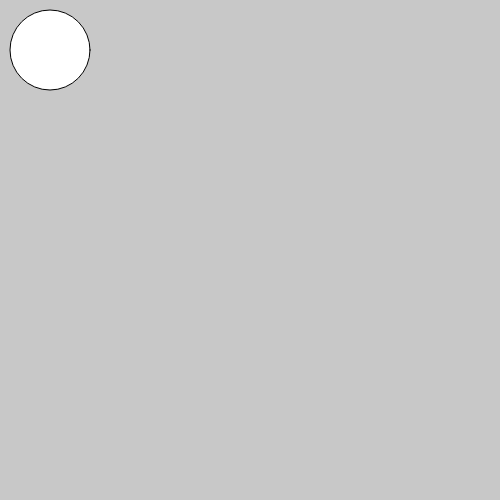
Frame 1 (no input)
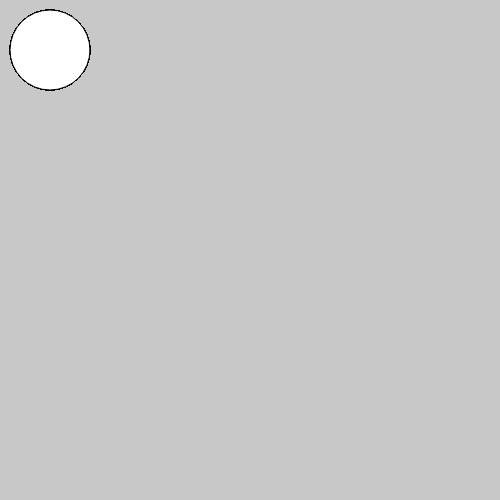
Frame 60 (no input)
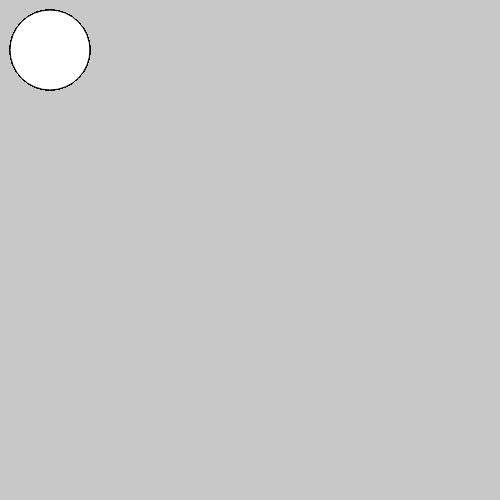
Frame 120 (the mouse pressed at the canvas centre since frame 60)

The p5.js sketch that drew these frames (run headless with seeded random() and noise() and a simulated clock; from frame 60 on, the mouse is pressed at the canvas centre):

// p5.js sketch
// ── sketch.js
function setup() {
    createCanvas(500, 500);
    background(200);
}

function draw() {
    ellipse(50, 50, 80, 80);
}
// ── particle-system.js
// ParticleSystem:
// Code originally from https://github.com/therewasaguy/p5-music-viz/blob/master/demos/05a_fft_particle_system/sketch.js

let ParticleSystem = function () {
    for (var i = 0; i < particles.length; i++) {
        var x = map(i, 0, binCount, 0, width * 2);
        // var y = random(0, height);
        var y = 0;
        var position = createVector(x, y);
        particles[i] = new Particle(position);
        // this.particles.push(new Particle(this.origin));
    }
    // this.origin = position.copy();
    // this.particles = [];
};

// ParticleSystem.prototype.addParticle = function () {

// };

ParticleSystem.prototype.run = function () {
    for (var i = 0; i < binCount; i++) {
        var level = map(spectrum[i], 0, 255, 0, 1);

        // update values based on amplitude at this part of the frequency spectrum
        particles[i].update(level);
        // draw the particle
        particles[i].draw();

        // update x position (in case we change the bin count while live coding)
        particles[i].position.x = map(i, 0, binCount / 2, 0, width);
    }

    // for (let i = this.particles.length - 1; i >= 0; i--) {
    //     let p = this.particles[i];
    //     p.run();
    //     if (p.isDead()) {
    //         this.particles.splice(i, 1);
    //     }
    // }
};
// ── particle.js
// Particle:
// Code originally from https://github.com/therewasaguy/p5-music-viz/blob/master/demos/05a_fft_particle_system/sketch.js

// let Particle = function (position) {
//     this.acceleration = createVector(0, 0.05);
//     this.force = createVector(random(-1, 1), random(-1, 0));
//     this.position = position.copy();
//     this.lifetime = 255;

//     this.scale = random(1, 20);
//     this.color = [random(0, 255), random(0, 255), random(0, 255)];
// };

// Particle.prototype.run = function () {
//     this.update();
//     this.display();
// };

// // Method to update position
// Particle.prototype.update = function () {
//     this.force.add(this.acceleration);
//     this.position.add(this.force);
//     this.lifetime -= 2;
//     if (this.position.y > height) {
//         this.position.y = 0;
//     }
//     this.diameter = this.scale;
// };

// // Method to display
// Particle.prototype.display = function () {
//     stroke(200, this.lifetime);
//     strokeWeight(2);
//     fill(this.color);
//     ellipse(this.position.x, this.position.y, this.diameter, this.diameter);
// };

// // Is the particle still useful?
// Particle.prototype.isDead = function () {
//     return this.lifetime < 0;
// };
let MAX_LIFETIME = 50;
let initX = 0;
let initY = 1;
let initZ = 2;

var Particle = function (position) {
    this.position = position;
    this.scale = random(0.2, 0.5);
    this.speed = random(0, 15);

    // this.color = [random(0, 255), random(0, 255), random(0, 255)];
    this.colorX = map(noise(initX, 0), 0.2, 0.8, 0, 255);
    this.colorY = map(noise(initY, 0), 0.2, 0.8, 0, 255);
    this.colorZ = map(noise(initZ, 0), 0.2, 0.8, 0, 255);
    this.color = [this.colorX, this.colorY, this.colorZ];
    print(this.color);
    this.lifetime = MAX_LIFETIME;
    this.timeScale = 1;
    initX += 0.1;
    initY += 0.1;
    initZ += 0.1;
}


// use FFT bin level to change speed and diameter
Particle.prototype.update = function (level) {
    this.position.y += this.speed / map(level, 0, 1, 0, 5);
    if (this.lifetime < 0 || this.position.y > height) {
        this.position.y = 0;
        this.lifetime = MAX_LIFETIME;
    }

    if (this.lifetime >= MAX_LIFETIME * 0.2) {
        this.timeScale = MAX_LIFETIME / this.lifetime;
    } else {
        this.timeScale = Math.max(1, this.lifetime);
    }

    this.diameter = map(level, 0, 1, 0, 200) * this.scale * this.timeScale;
    this.lifetime -= map(level, 0, 1, 0, MAX_LIFETIME / 60);
}

Particle.prototype.draw = function () {
    fill(this.color);
    ellipse(
        this.position.x, this.position.y,
        2, this.diameter
    );
    ellipse(
        this.position.x, this.position.y,
        this.diameter, 2
    );
    // rotate(PI / 2);
}

Particle.prototype.isDead = function () {
    return this.lifetime < 0;
}
